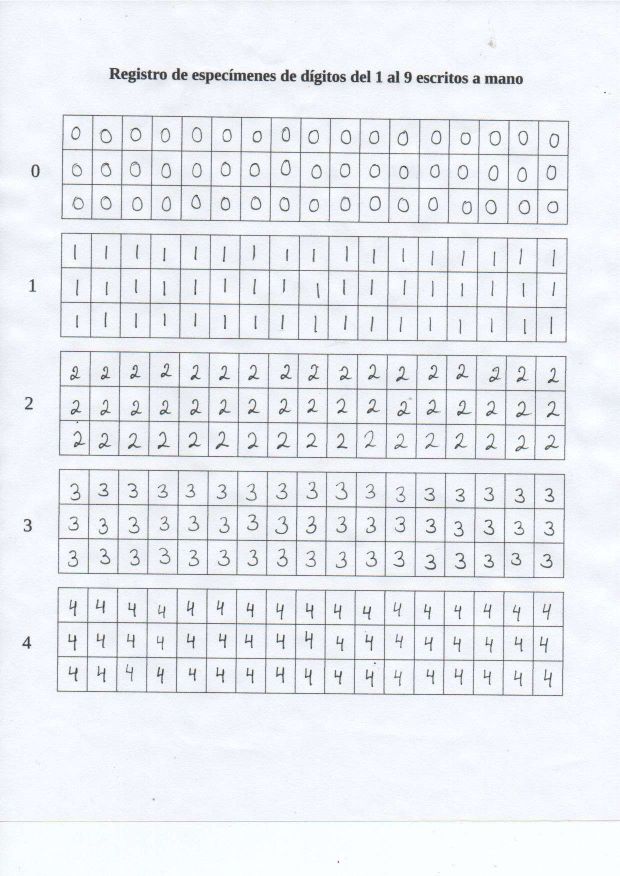
#> input picture MomentosHu/Page1/1_1.png, 1239 x 1752 px (shown at 1/2 size)
$ python -i crop_center.py   (imports and definitions only)
#> lines starting #> are read from the running program, lines starting #| are printed output that depends on the picture
#> further down, picture is the input picture: shape (1752, 1239, 3); mean B, G, R 242.1, 236.7, 233.7
'''
    Reconocedor de dígitos escritos a mano - crop_center.py

    Se encarga de recortar las imágenes de las plantillas de los números
    y guardarlas en la carpeta numbers. Se utiliza para entrenar el modelo
    de reconocimiento de dígitos.


    Copyright (C) 2022  Roy Garcia Alvarado - rvga1311@estudiantec.cr & Abiel Porras Garro - abielpg@estudiantec.cr & Elias Castro Montero - eliasc5@estudiantec.cr & Fabián Rojas Arguedas - fabian.sajor26@estudiantec.cr

    Ultima modificacion: 2022-11-10
    Responsables: Roy Garcia Alvarado - rvga1311@estudiantec.cr & Abiel Porras Garro - abielpg@estudiantec.cr & Elias Castro Montero - eliasc5@estudiantec.cr & Fabián Rojas Arguedas - fabian.sajor26@estudiantec.cr
    Resumen: Optimización de código y comentarios.

    This program is free software: you can redistribute it and/or modify
    it under the terms of the GNU General Public License as published by
    the Free Software Foundation, either version 3 of the License, or
    (at your option) any later version.

    This program is distributed in the hope that it will be useful,
    but WITHOUT ANY WARRANTY; without even the implied warranty of
    MERCHANTABILITY or FITNESS FOR A PARTICULAR PURPOSE.  See the
    GNU General Public License for more details.

    You should have received a copy of the GNU General Public License
    along with this program.  If not, see <http://www.gnu.org/licenses/>.
'''


import numpy as np
import cv2

kernel = np.ones((3, 3), np.uint8)


def filters(img):

    img = cv2.GaussianBlur(img, (5, 5), 0)

    img = cv2.bitwise_not(img)
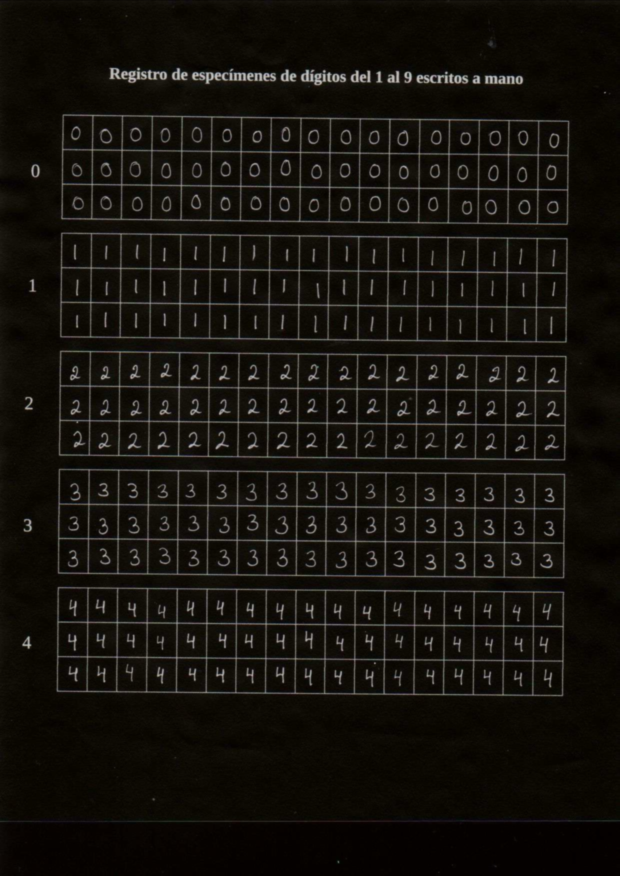
#> img: shape (1752, 1239, 3) (shown at 1/2 size); mean of channels 0, 1, 2 12.9, 18.3, 21.3; drawn as B, G, R
    for i in range(3):
        img = cv2.dilate(img, kernel, iterations=1)
        img = cv2.erode(img, kernel, iterations=1)
#> this loop made 3 passes
#> pass 1, in filters, `img = cv2.dilate(img, kernel, iterations=1)`:
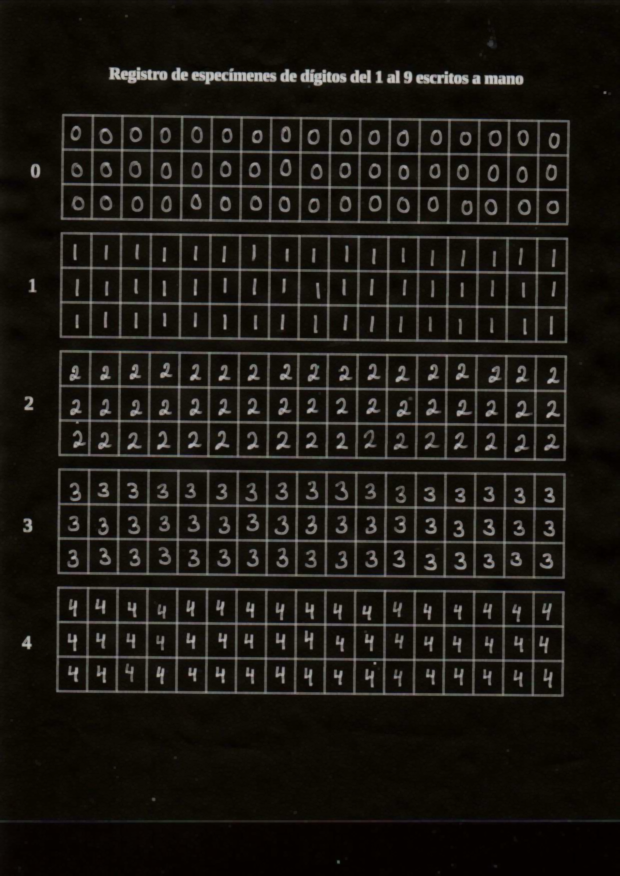
#> img: shape (1752, 1239, 3) (shown at 1/2 size); mean of channels 0, 1, 2 19, 24.4, 27.5; drawn as B, G, R

    img = cv2.bitwise_not(img)

    return img


# [53 lines left out: functions center_image, crop_image, not called in this run]

>>> import cv2
>>> picture = cv2.imread('Page1/1_1.png')
>>> result = filters(picture)

$ run again, on MomentosHu/Page1/1_10.png
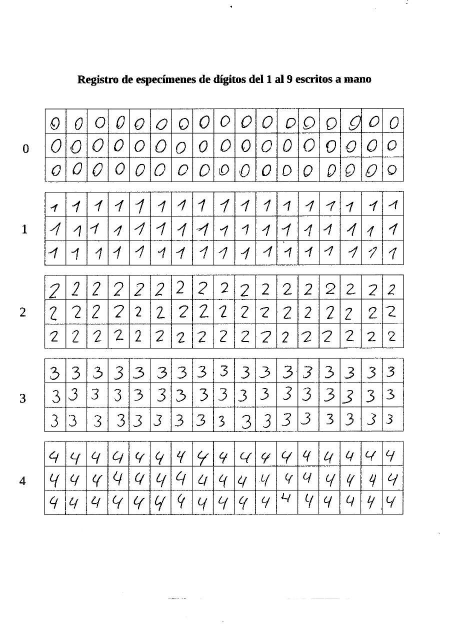
#> input picture MomentosHu/Page1/1_10.png, 905 x 1280 px (shown at 1/2 size)
#> picture is the input picture: shape (1280, 905, 3); min 0, max 255, mean 240.4
#> in filters, `img = cv2.bitwise_not(img)`:
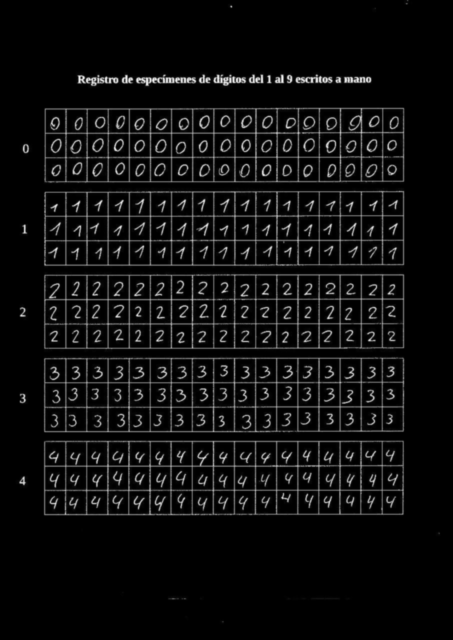
#> img: shape (1280, 905, 3) (shown at 1/2 size); min 0, max 247, mean 14.6
#> the loop in filters, `for i in range(3):` made 3 passes
#> pass 1, in filters, `img = cv2.dilate(img, kernel, iterations=1)`:
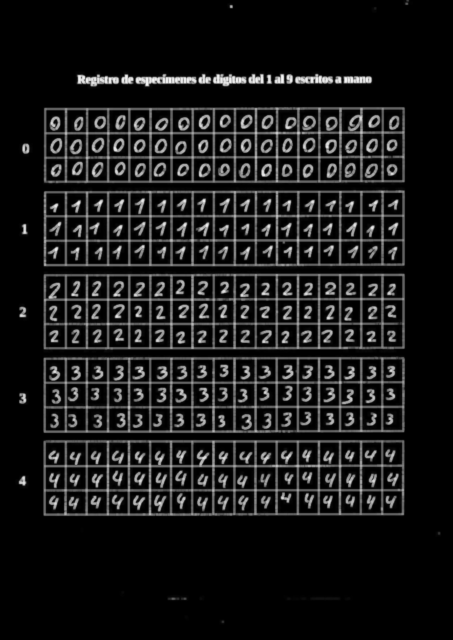
#> img: shape (1280, 905, 3) (shown at 1/2 size); min 0, max 247, mean 25

$ run again, on MomentosHu/Page1/1_11.png
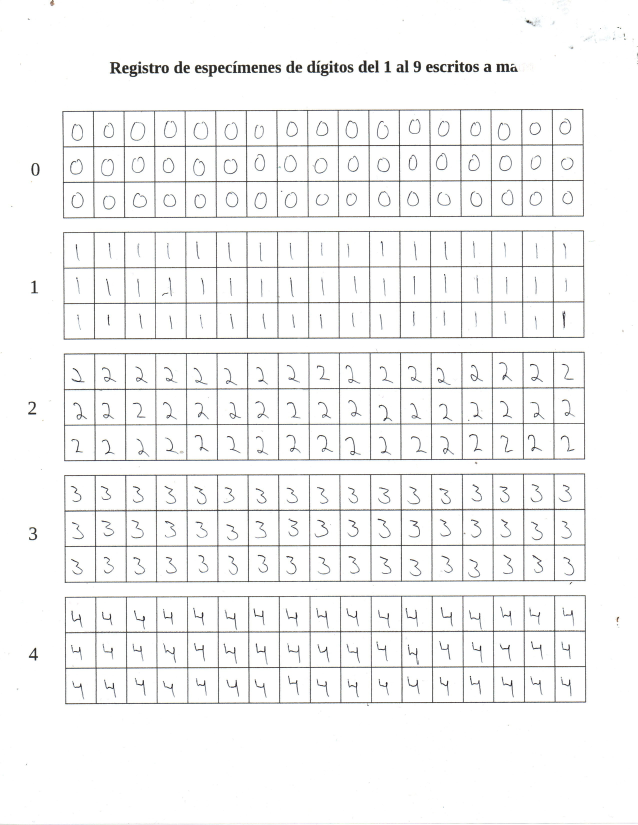
#> input picture MomentosHu/Page1/1_11.png, 1275 x 1650 px (shown at 1/2 size)
#> picture is the input picture: shape (1650, 1275, 3); mean B, G, R 245.4, 245.6, 245.5
#> in filters, `img = cv2.bitwise_not(img)`:
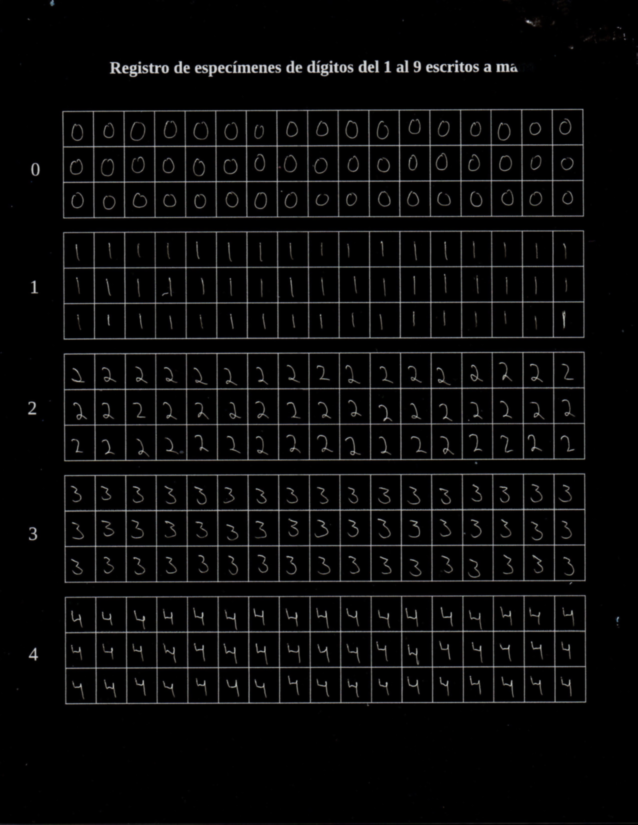
#> img: shape (1650, 1275, 3) (shown at 1/2 size); mean of channels 0, 1, 2 9.5, 9.4, 9.5; drawn as B, G, R
#> the loop in filters, `for i in range(3):` made 3 passes
#> pass 1, in filters, `img = cv2.dilate(img, kernel, iterations=1)`:
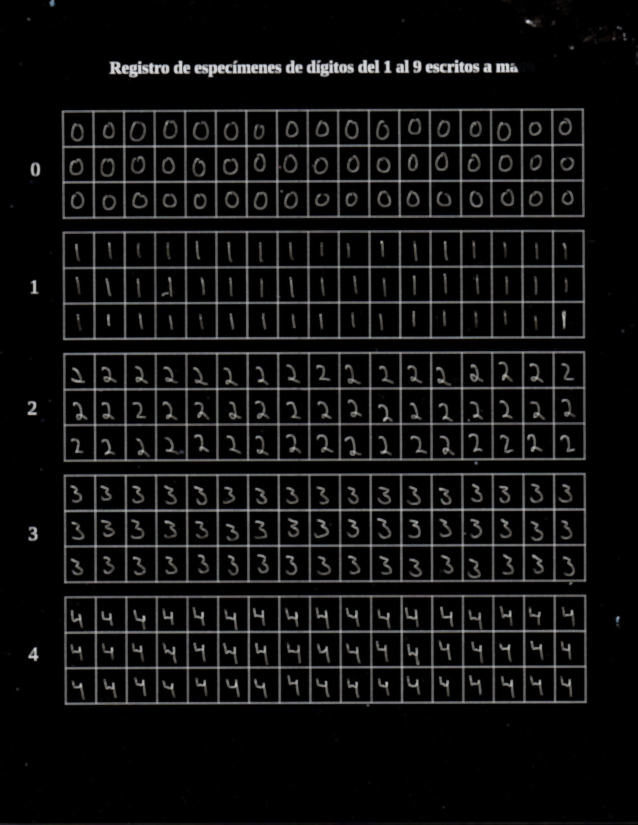
#> img: shape (1650, 1275, 3) (shown at 1/2 size); mean of channels 0, 1, 2 15.8, 15.7, 15.9; drawn as B, G, R

$ run again, on MomentosHu/Page1/1_12.png
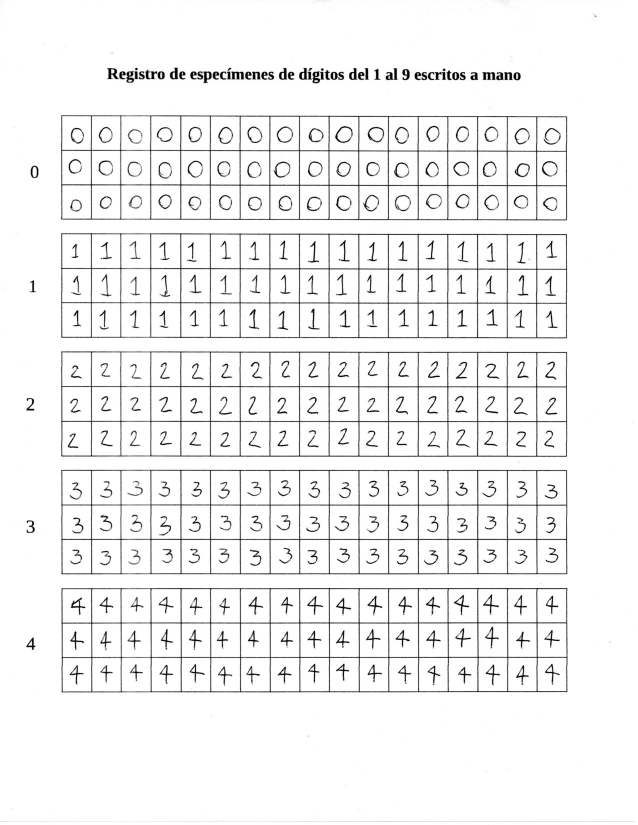
#> input picture MomentosHu/Page1/1_12.png, 1275 x 1650 px (shown at 1/2 size)
#> picture is the input picture: shape (1650, 1275, 3); min 0, max 255, mean 241.6
#> in filters, `img = cv2.bitwise_not(img)`:
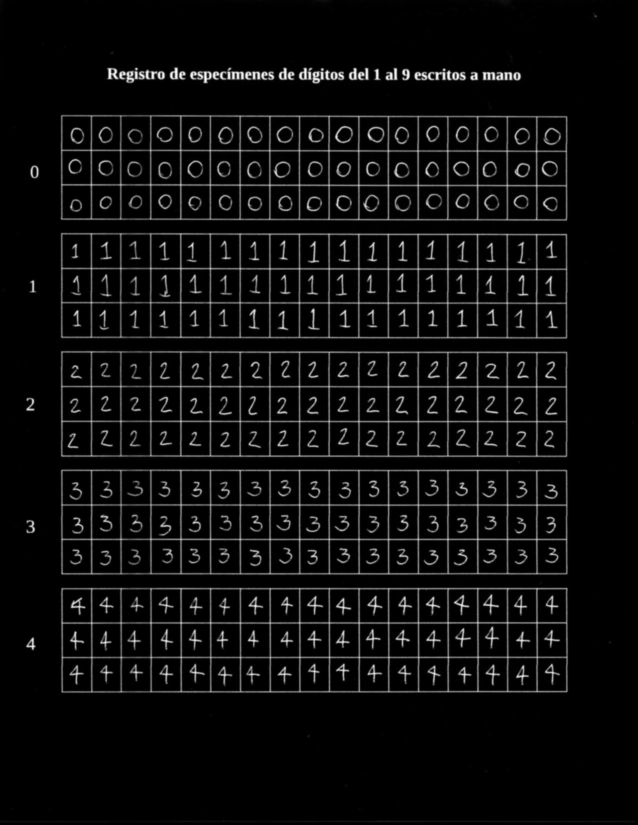
#> img: shape (1650, 1275, 3) (shown at 1/2 size); min 0, max 252, mean 13.3
#> the loop in filters, `for i in range(3):` made 3 passes
#> pass 1, in filters, `img = cv2.dilate(img, kernel, iterations=1)`:
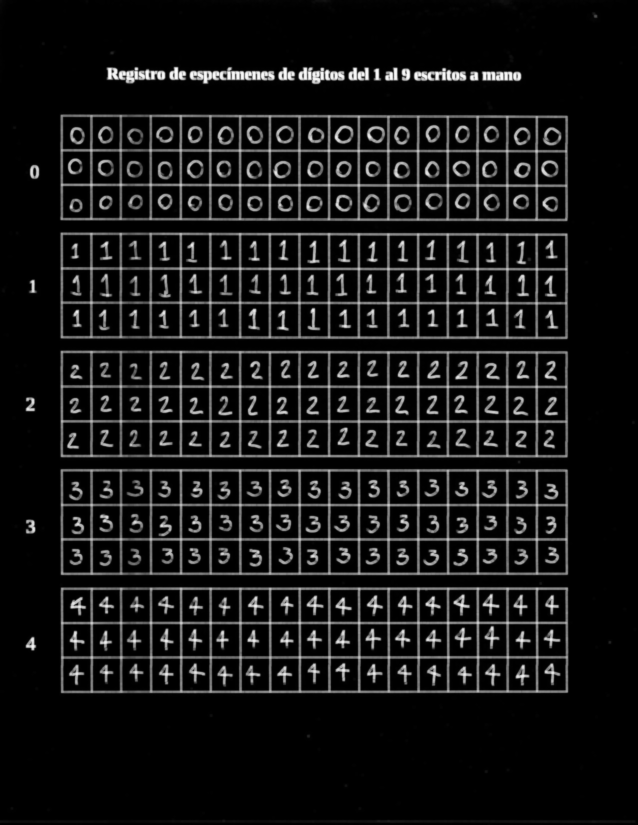
#> img: shape (1650, 1275, 3) (shown at 1/2 size); min 0, max 252, mean 22
